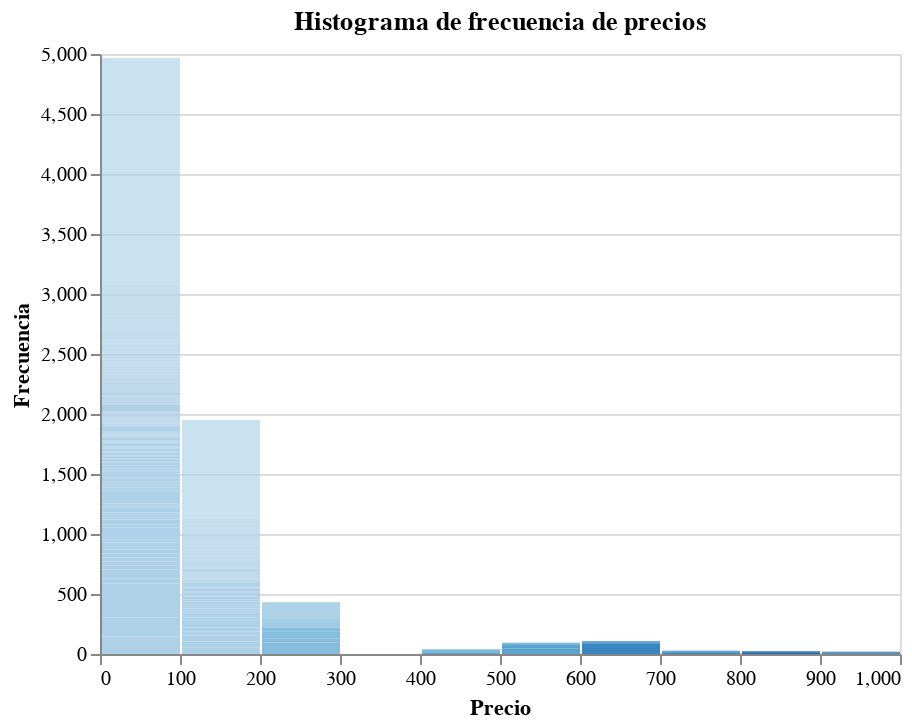

The cell this chart's notebook holds for it:
### Code cell
# price, histogram
alt.Chart(source).mark_bar().encode(
    alt.X('Price', bin=True, title="Precio"),
    alt.Y('Frequency', title="Frecuencia"),
    alt.Color('Price', bin=True, legend=None),
    tooltip=['Price', 'Frequency']
).properties(title="Histograma de frecuencia de precios")

### Figure 1 — Vega-Lite specification as saved in the notebook (floating-point values rounded to 4 significant figures; data arrays with more than 128 entries replaced by an {"elided": "..."} marker saying what was removed)
{"$schema": "https://vega.github.io/schema/vega-lite/v4.8.1.json", "config": {"view": {"continuousHeight": 300, "continuousWidth": 400}}, "data": {"name": "data-6dab6b0ae15d5de0e61c601268fbafd9"}, "datasets": {"data-6dab6b0ae15d5de0e61c601268fbafd9": {"elided": "2988 records"}}, "encoding": {"color": {"bin": true, "field": "Price", "legend": null, "type": "quantitative"}, "tooltip": [{"field": "Price", "type": "quantitative"}, {"field": "Frequency", "type": "quantitative"}], "x": {"bin": true, "field": "Price", "title": "Precio", "type": "quantitative"}, "y": {"field": "Frequency", "title": "Frecuencia", "type": "quantitative"}}, "mark": "bar", "title": "Histograma de frecuencia de precios"}
